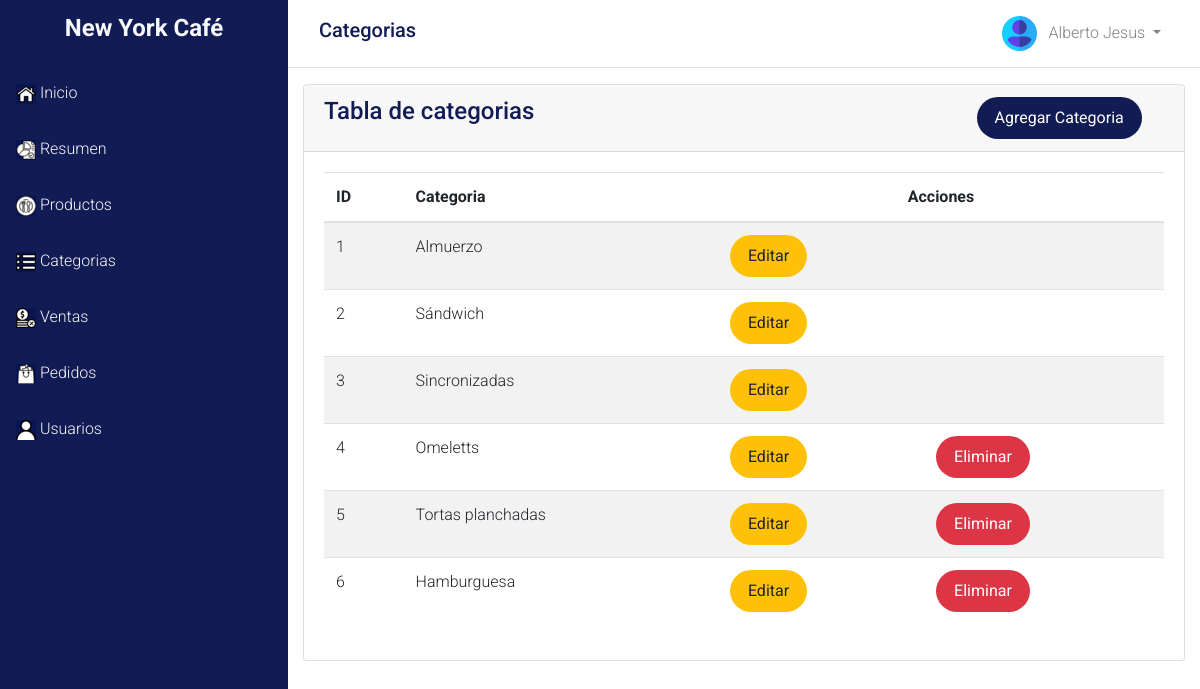
/dash/categoria/index.php (signed in), run on the app's committed database.
### tables this page shows
CREATE TABLE `categoria` (
  `id` int(11) NOT NULL,
  `categoria` varchar(255) NOT NULL
);

### dao/Categoria.php (called while the page is built, shortened)
<?php
	class Categoria
	{
		private $id;
		private $categoria;
		function __construct($id,$categoria)
		{
			$this->id=$id;
			$this->categoria=$categoria;
		}
		public function getId(){
			return $this->id;
		}
		public function getCategoria(){
			return $this->categoria;
		}
		public function setConexion($conexion){
			$this->conexion=$conexion;
		}
		public function readCategoria(){
			$categorias= array();
			$query=
			"SELECT
				*
			FROM categoria";
			$stmt=$this->conexion->prepare($query);
			if($stmt->execute()){
				while ($row = $stmt->fetch(PDO::FETCH_ASSOC)){
					extract($row);
					array_push($categorias, new Categoria($id,$categoria));
				}
				return $categorias;
			}else{
				echo "Error:  ".$stmt->errorInfo();
				return false;
			}
		}
	}
?>

### dao/Productos.php (called while the page is built, shortened)
<?php
	class Productos
	{
		private $id_categoria;
		function __construct($id,$producto,$contenido,$precio,$id_categoria,$id_estado)
		{
			$this->id_categoria=$id_categoria;
		}
		public function setId_Categoria($id_categoria){
			$this->id_categoria=$id_categoria;
		}
		public function setConexion($conexion){
			$this->conexion=$conexion;
		}
		public function existeCategoria(){
			$query=
			"SELECT * FROM
				productos
			where id_categoria=$this->id_categoria";
			$stmt=$this->conexion->prepare($query);
			if($stmt->execute()){
				if($stmt->rowcount() > 0){
					return true;
				}else{
					return false;
				}
			}else{
				return false;
			}
		}
	}
?>

### dash/categoria/index.php (the view, shortened to what this page needs)
<?php
 $titulo='Categorias';
 $ruta="../../";
  include($ruta.'config/Precarga.php');
  include($ruta.'header/header_dashboard.php');
  include($ruta.'dao/Categoria.php');
  $categoria = new Categoria('','');
  $categoria->setConexion($bd);
  $categorias=$categoria->readCategoria();
  include($ruta.'dao/Productos.php');
?>
        <div class="main-panel">
            <nav class="navbar navbar-expand-lg " color-on-scroll="500">
            </nav>
            <div class="content">
                <div class="container-fluid">
                    <div class="row">
                        <div class="col-md-12">
                            <div class="card strpied-tabled-with-hover">
                                <div class="card-header ">
                                    <div class="row">
                                        <div class="col-md-9 ">
                                            <h4 class="card-title"> Tabla de categorias</h4>
                                        </div>
                                        <div class="col-md-3">
                                            <?php
                                            if(isset($_SESSION['tipoUsuario'])){
                                                if($_SESSION['tipoUsuario'] == 1){
                                                    ?>
                                                    <a href="formCategoria.php" class="btn btn-primary btn-fill btn-round">Agregar Categoria</a>
                                                    <?php
                                                }
                                            }
                                            ?>
                                        </div>
                                    </div>
                                </div>
                                <div class="card-body table-full-width table-responsive">
                                    <table class="table table-hover table-striped">
                                        <thead>
                                            <th>ID</th>
                                            <th>Categoria</th>
                                            <?php
                                            if(isset($_SESSION['tipoUsuario'])){
                                                if($_SESSION['tipoUsuario'] == 1){
                                                    ?>
                                                    <th colspan="2" style="text-align: center;">Acciones</th>
                                                    <?php
                                                }
                                            }
                                            ?>
                                        </thead>
                                        <tbody>
                                            <?php
                                            foreach ($categorias as $categoria) {
                                                $idCategoria=$categoria->getId();
                                                $producto= new Productos('','','','','','');
                                                $producto->setConexion($bd);
                                                $producto->setId_Categoria($idCategoria);
                                                $existe=$producto->existeCategoria();
                                            ?>
                                              <tr>
                                                <td><?=$categoria->getId()?></td>
                                                <td><?=$categoria->getCategoria()?></td>
                                                <?php
                                                if(isset($_SESSION['tipoUsuario'])){
                                                    if($_SESSION['tipoUsuario'] == 1){
                                                        ?>
                                                        <td><a href="formCategoria.php?id=<?=$categoria->getId()?>" class="btn btn-warning btn-round btn-fill"> Editar</a></td>
                                                        <td>
                                                    <?php if($existe != true) {?>
                                                    <a href="eliminarCategoria.php?id=<?=$categoria->getId()?>" class="btn btn-danger btn-round btn-fill"> Eliminar</a>
                                                    <?php } ?>
                                                    </td>
                                                        <?php
                                                    }
                                                }
                                                ?>
                                              </tr>
                                            <?php } ?>
                                        </tbody>
                                    </table>
                                </div>
                            </div>
                        </div>
                    </div>
                </div>
            </div>
        </div>
    </div>
 <?php
  include($ruta.'footer/footer_dashboard.php');
  ?>

### header/header_dashboard.php (shortened to what this page needs)
<!DOCTYPE html>
<html>
<head>
    <link rel="stylesheet" type="text/css" href="<?=$ruta?>assets/css/bootstrap.min.css">
    <link rel="stylesheet" type="text/css" href="<?=$ruta?>assets/css/style.css">
    <link href="https://unpkg.com/ionicons@4.5.10-0/dist/css/ionicons.min.css" rel="stylesheet">
</head>
<body>
    <div class="d-flex">
        <div id="sidebar-container" class="bg-primary sidebar-wrapper">
            <div class="logo">
                <h4 class="text-light font-weight-bold" style="text-align: center;">
                    <a href="<?=$ruta?>dash/" class="simple-text text-light">
                        New York Café
                    </a>
                </h4>
            </div>
            <div class="menu">
                <a href="<?=$ruta?>dash/" title="" class="d-block p-3 text-light">
                    <img src="<?=$ruta?>assets/img/hogar2.png" alt=""> Inicio
                </a>
                <a href="<?=$ruta?>dash/resumen/" title="" class="d-block p-3 text-light">
                    <img src="<?=$ruta?>assets/img/reporte.png" alt=""> Resumen
                </a>
                <a href="<?=$ruta?>dash/productos/" title="" class="d-block p-3 text-light">
                    <img src="<?=$ruta?>assets/img/plato.png" alt=""> Productos
                </a>
                <a href="<?=$ruta?>dash/categoria/" title="" class="d-block p-3 text-light">
                    <img src="<?=$ruta?>assets/img/lista.png" alt="">  Categorias
                </a>
                <a href="<?=$ruta?>dash/ventas/" title="" class="d-block p-3 text-light">
                    <img src="<?=$ruta?>assets/img/monedas.png" alt="">  Ventas
                </a>
                <a href="<?=$ruta?>dash/pedidos/" title="" class="d-block p-3 text-light">
                    <img src="<?=$ruta?>assets/img/bolsa-de-la-compra.png" alt="">  Pedidos
                </a>
                <?php
                if(isset($_SESSION['tipoUsuario'])){
                    if($_SESSION['tipoUsuario'] == 1){
                        ?>
                         <a href="<?=$ruta?>dash/usuarios/" title="" class="d-block p-3 text-light">
                        <img src="<?=$ruta?>assets/img/usuario (1).png" alt="">  Usuarios
                    </a>
                        <?php
                    }
                }
                    ?>
            </div>
        </div>
        <div class="w-100">
            <nav class="navbar navbar-expand-lg navbar-light bg-light border-bottom">
                <div class=" container">
                    <h5 class="mr-2"><?=$titulo?></h5>
                    <div class="collapse navbar-collapse" id="navbarSupportedContent">
                        <ul class="navbar-nav ml-auto">
                            <li class="nav-item dropdown">
                                <a class="nav-link dropdown-toggle" href="#" id="navbarDropdown" role="button"
                                data-toggle="dropdown" aria-haspopup="true" aria-expanded="false">
                                    <img src="<?=$ruta?>assets/img/usuario.png" alt="" class="img-fluid rounded-cricle mr-2 avatar">
                                    <?php
                                        echo $_SESSION['nombre'];
                                    ?>
                                </a>
                            </li>
                        </ul>
                    </div>
                </div>
            </nav>

### footer/footer_dashboard.php (shortened to what this page needs)
		</div>
</body>
</html>

### assets/css/style.css (style rules this page uses)
:root { --primary: #111b54; --light: #fff; --grey: #efefef; overflow-y: scroll; }
body { overflow: hidden; font-family: 'Roboto', sans-serif; font-weight: 300; color: var(--primary); }
.bg-primary { background-color: var(--primary) !important; }
.bg-light { background-color: var(--light) !important; }
.btn { border: 0; }
.btn-primary { background-color: var(--primary); }
#sidebar-container { min-height: 100vh; }
#sidebar-container .logo { padding: .875rem 1.25rem; }
#sidebar-container .menu { width: 18rem; }
.avatar { max-width: 35px; }
.btn-round { border-width: 1px; border-radius: 30px !important; padding: 9px 18px; }

### data on the page
categoria: id "1", categoria "Almuerzo"
categoria: id "2", categoria "Sándwich"
categoria: id "3", categoria "Sincronizadas"
categoria: id "4", categoria "Omeletts"
categoria: id "5", categoria "Tortas planchadas"
categoria: id "6", categoria "Hamburguesa"

### other printed values
$titulo "Categorias"
$_SESSION['nombre'] "Alberto Jesus"
